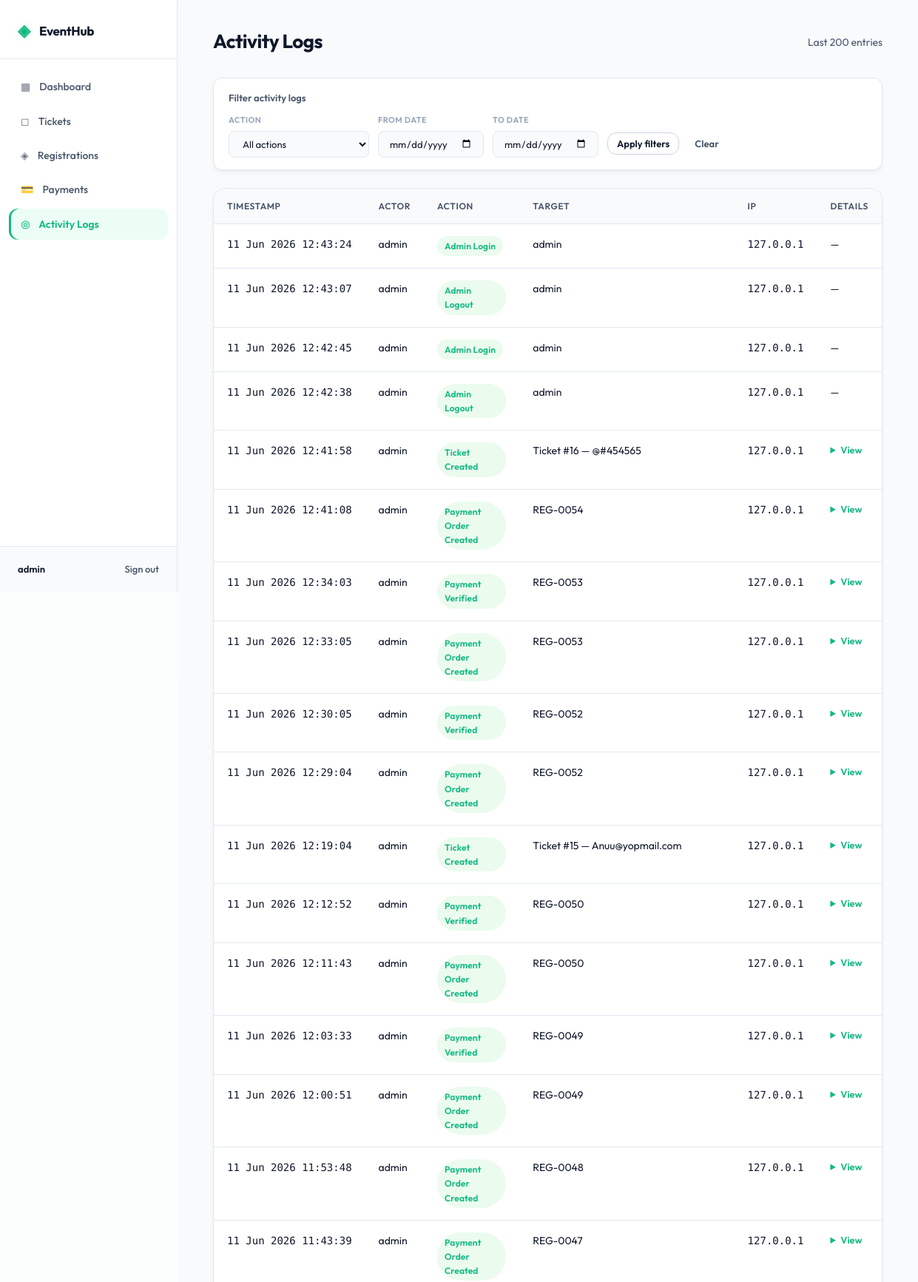
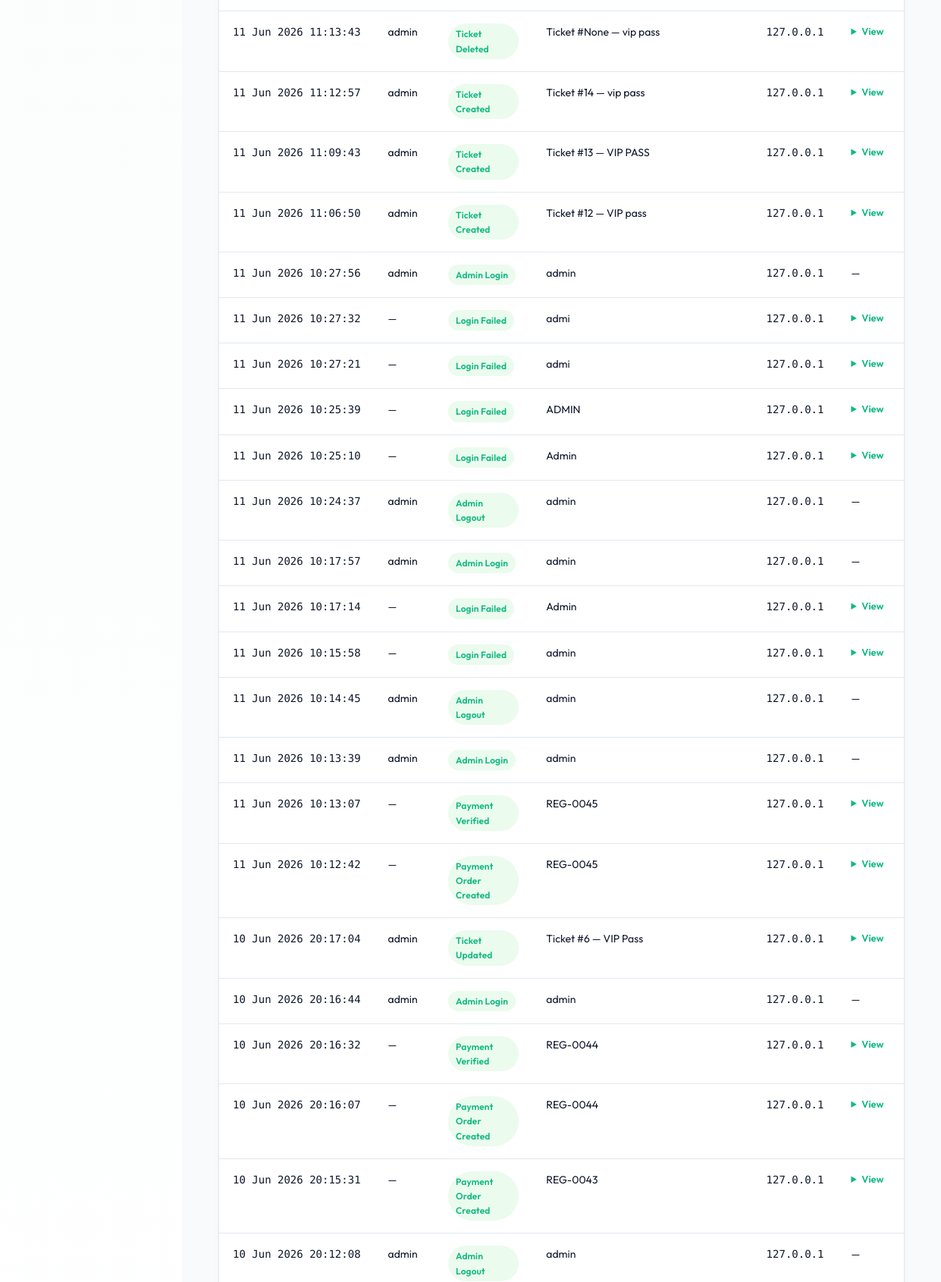
Page /panel/activity/ (signed in, upper part) on the committed database (2 pictures, top to bottom).
### apps/activity/models.py (models this page shows, shortened)
class ActivityLog(models.Model):
    ACTION_CHOICES = [
        ('login',                'Admin Login'),
        ('logout',               'Admin Logout'),
        ('login_failed',         'Login Failed'),
        ('user_registered',      'User Registered'),
        ('ticket_create',        'Ticket Created'),
        ('ticket_update',        'Ticket Updated'),
        ('ticket_delete',        'Ticket Deleted'),
        ('payment_created',      'Payment Order Created'),
        ('payment_verified',     'Payment Verified'),
        ('payment_failed',       'Payment Failed'),
        ('registration_expired', 'Registration Expired'),
    ]
    actor     = models.ForeignKey(
        settings.AUTH_USER_MODEL,
        on_delete=models.SET_NULL,
        null=True, blank=True,
        related_name='activity_logs'
    )
    action    = models.CharField(max_length=50, choices=ACTION_CHOICES)
    target    = models.CharField(max_length=300, blank=True)
    metadata  = models.JSONField(default=dict)
    ip_address = models.GenericIPAddressField(null=True, blank=True)
    timestamp = models.DateTimeField(auto_now_add=True)
    class Meta:
        ordering = ['-timestamp']
        indexes  = [
            models.Index(fields=['actor', 'timestamp']),
            models.Index(fields=['action']),
        ]

### apps/activity/views.py (the view)
# urls.py: path('activity/', views.activity_log_list, name='activity_log_list'),
@login_required
def activity_log_list(request):
    if not request.user.is_staff:
        return redirect('admin_login')
    qs = ActivityLog.objects.select_related('actor').order_by('-timestamp')
    f  = ActivityLogFilter(request.GET, queryset=qs)
    return render(request, 'activity/list.html', {'filter': f, 'logs': f.qs[:200]})

### templates/activity/list.html (shortened to what this page needs)
{% extends "admin_base.html" %}
{% block admin_content %}
<div class="page-header">
  <h1>Activity Logs</h1>
  <span class="page-subtitle">Last 200 entries</span>
</div>
<div class="filter-bar">
  <p class="filter-bar-title">Filter activity logs</p>
  <form method="get" class="filter-form">
    <div class="filter-field">
      <label for="{{ filter.form.action.id_for_label }}">Action</label>
      {{ filter.form.action }}
    </div>
    <div class="filter-field">
      <label for="{{ filter.form.date_from.id_for_label }}">From date</label>
      {{ filter.form.date_from }}
    </div>
    <div class="filter-field">
      <label for="{{ filter.form.date_to.id_for_label }}">To date</label>
      {{ filter.form.date_to }}
    </div>
    <div class="filter-actions">
      <button type="submit" class="btn btn-sm btn-secondary">Apply filters</button>
      <a href="{% url 'activity_log_list' %}" class="btn btn-sm btn-ghost">Clear</a>
    </div>
  </form>
</div>
{% if logs %}
<div class="table-wrap">
  <table class="data-table">
    <thead>
      <tr>
        <th>Timestamp</th>
        <th>Actor</th>
        <th>Action</th>
        <th>Target</th>
        <th>IP</th>
        <th>Details</th>
      </tr>
    </thead>
    <tbody>
      {% for log in logs %}
      <tr>
        <td class="td-mono td-date">{{ log.timestamp|date:"d M Y H:i:s" }}</td>
        <td>{{ log.actor.username|default:"—" }}</td>
        <td><span class="badge badge-action">{{ log.get_action_display }}</span></td>
        <td>{{ log.target|default:"—" }}</td>
        <td class="td-mono">{{ log.ip_address|default:"—" }}</td>
        <td>
          {% if log.metadata %}
            <details class="meta-details">
              <summary>View</summary>
            </details>
          {% else %}—{% endif %}
        </td>
      </tr>
      {% endfor %}
    </tbody>
  </table>
</div>
{% else %}
  <div class="empty-state"><p>No activity logs found.</p></div>
{% endif %}
{% endblock %}

### templates/admin_base.html (shortened to what this page needs)
{% extends "base.html" %}
{% block body %}
<div class="admin-layout">
  <aside class="sidebar">
    <div class="sidebar-brand">
      <span class="brand-icon">◈</span>
      <span class="brand-name">EventHub</span>
    </div>
    <nav class="sidebar-nav">
      <a href="{% url 'admin_dashboard' %}" class="nav-item {% if request.resolver_match.url_name == 'admin_dashboard' %}active{% endif %}">
        <span class="nav-icon">▦</span> Dashboard
      </a>
      <a href="{% url 'ticket_list' %}" class="nav-item {% if 'ticket' in request.resolver_match.url_name %}active{% endif %}">
        <span class="nav-icon">◻</span> Tickets
      </a>
      <a href="{% url 'registration_list' %}" class="nav-item {% if 'registration' in request.resolver_match.url_name %}active{% endif %}">
        <span class="nav-icon">◈</span> Registrations
      </a>
      <a href="{% url 'payment_list' %}" class="nav-item {% if 'payment' in request.resolver_match.url_name %}active{% endif %}">
        <span class="nav-icon">💳</span> Payments
      </a>
      <a href="{% url 'activity_log_list' %}" class="nav-item {% if 'activity' in request.resolver_match.url_name %}active{% endif %}">
        <span class="nav-icon">◎</span> Activity Logs
      </a>
    </nav>
    <div class="sidebar-footer">
      <span class="admin-name">{{ request.user.username }}</span>
      <a href="{% url 'admin_logout' %}" class="logout-btn">Sign out</a>
    </div>
  </aside>
  <main class="admin-main">
    <div class="admin-content">
      {% block admin_content %}{% endblock %}
    </div>
  </main>
</div>
{% endblock %}

### rows in the picture
ActivityLog: timestamp "11 Jun 2026 12:43:24", actor.username "admin", action "Admin Login", target "admin", ip_address "127.0.0.1"
ActivityLog: timestamp "11 Jun 2026 12:43:07", actor.username "admin", action "Admin Logout", target "admin", ip_address "127.0.0.1"
ActivityLog: timestamp "11 Jun 2026 12:42:45", actor.username "admin", action "Admin Login", target "admin", ip_address "127.0.0.1"
ActivityLog: timestamp "11 Jun 2026 12:42:38", actor.username "admin", action "Admin Logout", target "admin", ip_address "127.0.0.1"
ActivityLog: timestamp "11 Jun 2026 12:41:58", actor.username "admin", action "Ticket Created", target "Ticket #16 — @#454565", ip_address "127.0.0.1"
ActivityLog: timestamp "11 Jun 2026 12:41:08", actor.username "admin", action "Payment Order Created", target "REG-0054", ip_address "127.0.0.1"
ActivityLog: timestamp "11 Jun 2026 12:34:03", actor.username "admin", action "Payment Verified", target "REG-0053", ip_address "127.0.0.1"
ActivityLog: timestamp "11 Jun 2026 12:33:05", actor.username "admin", action "Payment Order Created", target "REG-0053", ip_address "127.0.0.1"
ActivityLog: timestamp "11 Jun 2026 12:30:05", actor.username "admin", action "Payment Verified", target "REG-0052", ip_address "127.0.0.1"
ActivityLog: timestamp "11 Jun 2026 12:29:04", actor.username "admin", action "Payment Order Created", target "REG-0052", ip_address "127.0.0.1"
ActivityLog: timestamp "11 Jun 2026 12:19:04", actor.username "admin", action "Ticket Created", target "Ticket #15 — Anuu@yopmail.com", ip_address "127.0.0.1"
ActivityLog: timestamp "11 Jun 2026 12:12:52", actor.username "admin", action "Payment Verified", target "REG-0050", ip_address "127.0.0.1"
ActivityLog: timestamp "11 Jun 2026 12:11:43", actor.username "admin", action "Payment Order Created", target "REG-0050", ip_address "127.0.0.1"
ActivityLog: timestamp "11 Jun 2026 12:03:33", actor.username "admin", action "Payment Verified", target "REG-0049", ip_address "127.0.0.1"
ActivityLog: timestamp "11 Jun 2026 12:00:51", actor.username "admin", action "Payment Order Created", target "REG-0049", ip_address "127.0.0.1"
ActivityLog: timestamp "11 Jun 2026 11:53:48", actor.username "admin", action "Payment Order Created", target "REG-0048", ip_address "127.0.0.1"
ActivityLog: timestamp "11 Jun 2026 11:43:39", actor.username "admin", action "Payment Order Created", target "REG-0047", ip_address "127.0.0.1"
ActivityLog: timestamp "11 Jun 2026 11:13:43", actor.username "admin", action "Ticket Deleted", target "Ticket #None — vip pass", ip_address "127.0.0.1"
ActivityLog: timestamp "11 Jun 2026 11:12:57", actor.username "admin", action "Ticket Created", target "Ticket #14 — vip pass", ip_address "127.0.0.1"
ActivityLog: timestamp "11 Jun 2026 11:09:43", actor.username "admin", action "Ticket Created", target "Ticket #13 — VIP PASS", ip_address "127.0.0.1"
ActivityLog: timestamp "11 Jun 2026 11:06:50", actor.username "admin", action "Ticket Created", target "Ticket #12 — VIP pass", ip_address "127.0.0.1"
ActivityLog: timestamp "11 Jun 2026 10:27:56", actor.username "admin", action "Admin Login", target "admin", ip_address "127.0.0.1"
ActivityLog: timestamp "11 Jun 2026 10:27:32", actor.username "—", action "Login Failed", target "admi", ip_address "127.0.0.1"
ActivityLog: timestamp "11 Jun 2026 10:27:21", actor.username "—", action "Login Failed", target "admi", ip_address "127.0.0.1"
ActivityLog: timestamp "11 Jun 2026 10:25:39", actor.username "—", action "Login Failed", target "ADMIN", ip_address "127.0.0.1"
ActivityLog: timestamp "11 Jun 2026 10:25:10", actor.username "—", action "Login Failed", target "Admin", ip_address "127.0.0.1"
ActivityLog: timestamp "11 Jun 2026 10:24:37", actor.username "admin", action "Admin Logout", target "admin", ip_address "127.0.0.1"
ActivityLog: timestamp "11 Jun 2026 10:17:57", actor.username "admin", action "Admin Login", target "admin", ip_address "127.0.0.1"
ActivityLog: timestamp "11 Jun 2026 10:17:14", actor.username "—", action "Login Failed", target "Admin", ip_address "127.0.0.1"
ActivityLog: timestamp "11 Jun 2026 10:15:58", actor.username "—", action "Login Failed", target "admin", ip_address "127.0.0.1"
ActivityLog: timestamp "11 Jun 2026 10:14:45", actor.username "admin", action "Admin Logout", target "admin", ip_address "127.0.0.1"
ActivityLog: timestamp "11 Jun 2026 10:13:39", actor.username "admin", action "Admin Login", target "admin", ip_address "127.0.0.1"
ActivityLog: timestamp "11 Jun 2026 10:13:07", actor.username "—", action "Payment Verified", target "REG-0045", ip_address "127.0.0.1"
ActivityLog: timestamp "11 Jun 2026 10:12:42", actor.username "—", action "Payment Order Created", target "REG-0045", ip_address "127.0.0.1"
ActivityLog: timestamp "10 Jun 2026 20:17:04", actor.username "admin", action "Ticket Updated", target "Ticket #6 — VIP Pass", ip_address "127.0.0.1"
ActivityLog: timestamp "10 Jun 2026 20:16:44", actor.username "admin", action "Admin Login", target "admin", ip_address "127.0.0.1"
ActivityLog: timestamp "10 Jun 2026 20:16:32", actor.username "—", action "Payment Verified", target "REG-0044", ip_address "127.0.0.1"
ActivityLog: timestamp "10 Jun 2026 20:16:07", actor.username "—", action "Payment Order Created", target "REG-0044", ip_address "127.0.0.1"
ActivityLog: timestamp "10 Jun 2026 20:15:31", actor.username "—", action "Payment Order Created", target "REG-0043", ip_address "127.0.0.1"
ActivityLog: timestamp "10 Jun 2026 20:12:08", actor.username "admin", action "Admin Logout", target "admin", ip_address "127.0.0.1"

### other values in the picture
{{ request.user.username }} "admin"
